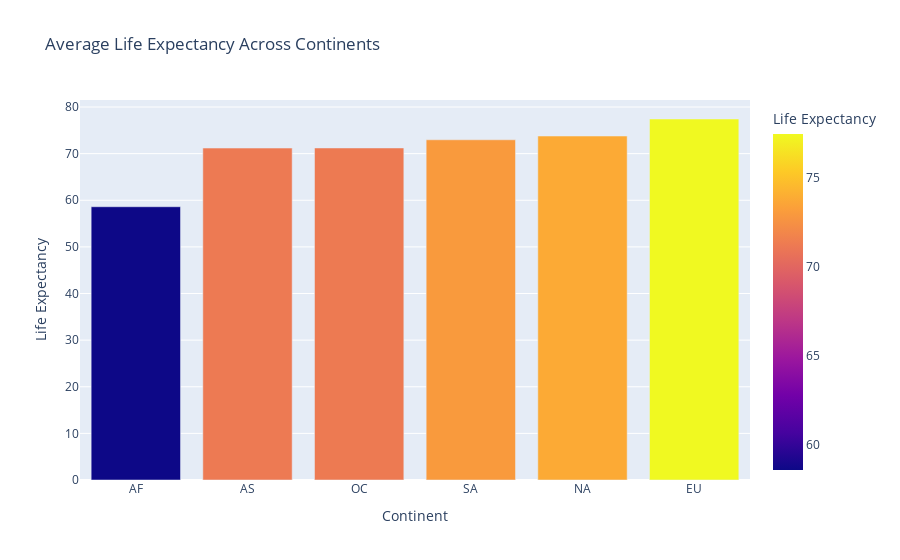
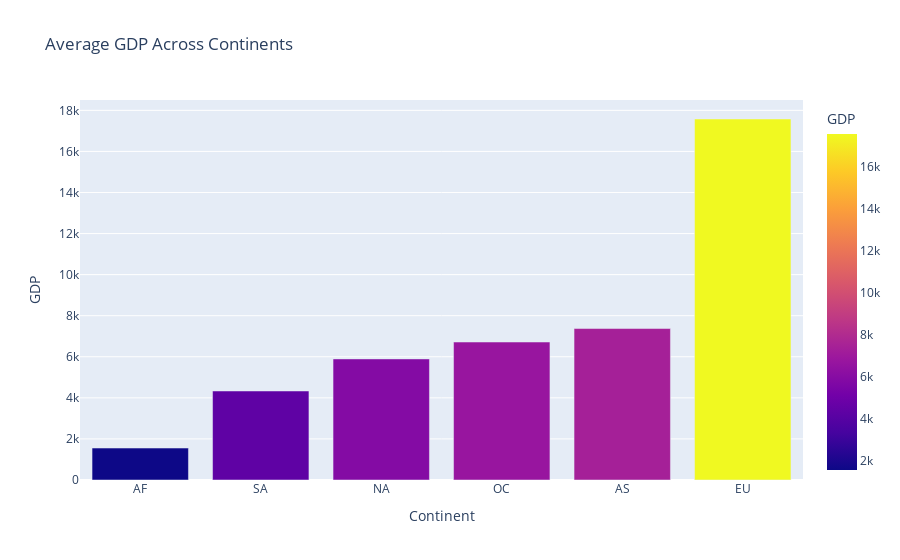
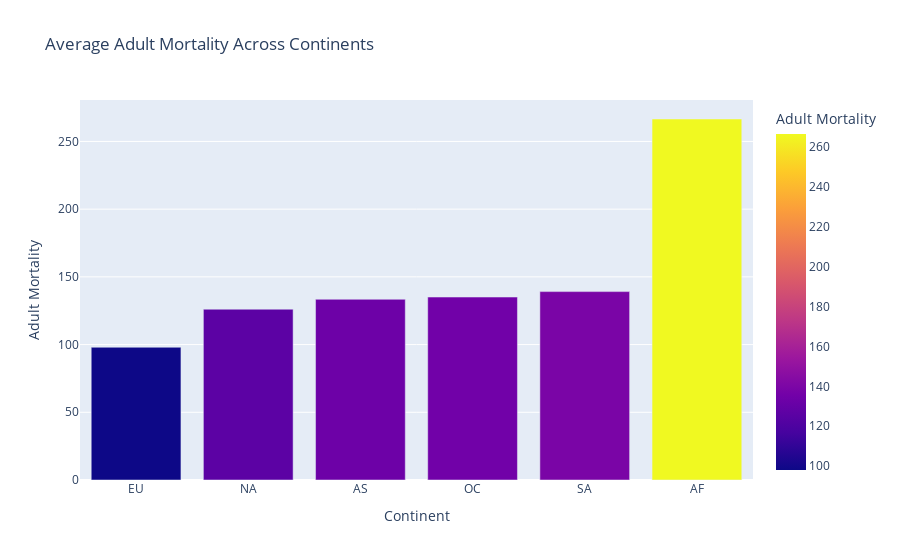
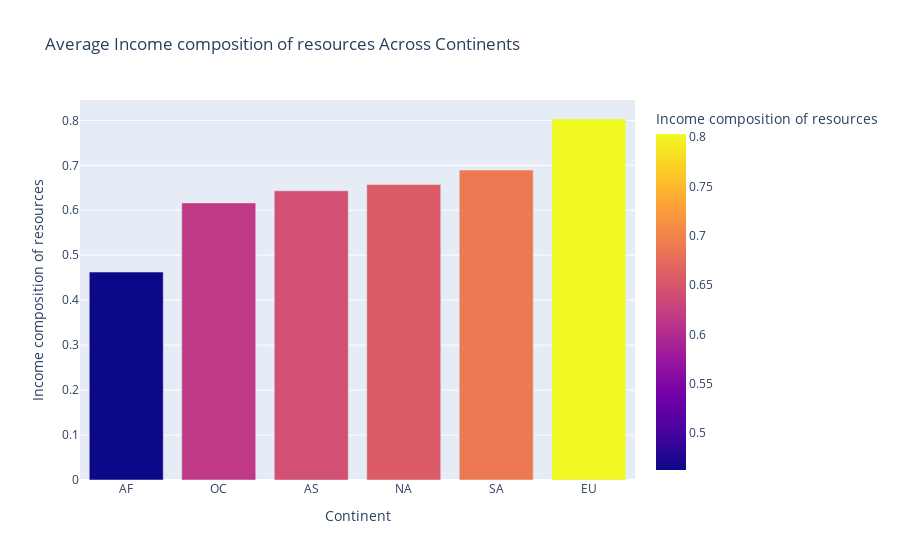

The cell these charts' notebook holds for them, in order:
### Code cell
# The function below will take a metric (e.g. GDP)
# and compare it across continents.
def BarGraph(metric):
  temp_dict = {}
  # The for loop below creates a dictionary where the keys are
  # the continients and the values are the mean metric of each continent.
  # If the metric passed is GDP, then the values
  # are the mean GDP for each continent.
  for cont in life_exp["Continent"].unique():
    temp_dict[cont] = life_exp[life_exp["Continent"] == cont][metric].mean()
  # Create a dataframe from the dictionary and formatting it.
  df = pd.DataFrame(temp_dict, index=[metric])
  df = df.transpose().reset_index()
  df = df.rename(columns={"index": "Continent"})
  df = df.sort_values(by=[metric])
  fig = px.bar(df, x="Continent", y=metric,
               color=metric,
               title="Average "+metric+' Across Continents')
  fig.show()


BarGraph("Life Expectancy")
BarGraph("GDP")
BarGraph("Adult Mortality")
BarGraph("Income composition of resources")
BarGraph("Schooling")

### Figure 1 — Plotly figure (JSON) as saved in the notebook; plotly's stock layout.template omitted (floating-point values rounded to 4 significant figures)
{"data": [{"alignmentgroup": "True", "hovertemplate": "Continent=%{x}<br>Life Expectancy=%{marker.color}<extra></extra>", "legendgroup": "", "marker": {"color": [58.61, 71.19, 71.21, 72.97, 73.78, 77.43], "coloraxis": "coloraxis", "pattern": {"shape": ""}}, "name": "", "offsetgroup": "", "orientation": "v", "showlegend": false, "textposition": "auto", "type": "bar", "x": ["AF", "AS", "OC", "SA", "NA", "EU"], "xaxis": "x", "y": [58.61, 71.19, 71.21, 72.97, 73.78, 77.43], "yaxis": "y"}], "layout": {"barmode": "relative", "coloraxis": {"colorbar": {"title": {"text": "Life Expectancy"}}, "colorscale": [[0, "#0d0887"], [0.1111, "#46039f"], [0.2222, "#7201a8"], [0.3333, "#9c179e"], [0.4444, "#bd3786"], [0.5556, "#d8576b"], [0.6667, "#ed7953"], [0.7778, "#fb9f3a"], [0.8889, "#fdca26"], [1, "#f0f921"]]}, "legend": {"tracegroupgap": 0}, "title": {"text": "Average Life Expectancy Across Continents"}, "xaxis": {"anchor": "y", "domain": [0, 1], "title": {"text": "Continent"}}, "yaxis": {"anchor": "x", "domain": [0, 1], "title": {"text": "Life Expectancy"}}}}

### Figure 2 — Plotly figure (JSON) as saved in the notebook; plotly's stock layout.template omitted (floating-point values rounded to 4 significant figures)
{"data": [{"alignmentgroup": "True", "hovertemplate": "Continent=%{x}<br>GDP=%{marker.color}<extra></extra>", "legendgroup": "", "marker": {"color": [1555.0, 4334.0, 5895.0, 6719.0, 7376.0, 17580.0], "coloraxis": "coloraxis", "pattern": {"shape": ""}}, "name": "", "offsetgroup": "", "orientation": "v", "showlegend": false, "textposition": "auto", "type": "bar", "x": ["AF", "SA", "NA", "OC", "AS", "EU"], "xaxis": "x", "y": [1555.0, 4334.0, 5895.0, 6719.0, 7376.0, 17580.0], "yaxis": "y"}], "layout": {"barmode": "relative", "coloraxis": {"colorbar": {"title": {"text": "GDP"}}, "colorscale": [[0, "#0d0887"], [0.1111, "#46039f"], [0.2222, "#7201a8"], [0.3333, "#9c179e"], [0.4444, "#bd3786"], [0.5556, "#d8576b"], [0.6667, "#ed7953"], [0.7778, "#fb9f3a"], [0.8889, "#fdca26"], [1, "#f0f921"]]}, "legend": {"tracegroupgap": 0}, "title": {"text": "Average GDP Across Continents"}, "xaxis": {"anchor": "y", "domain": [0, 1], "title": {"text": "Continent"}}, "yaxis": {"anchor": "x", "domain": [0, 1], "title": {"text": "GDP"}}}}

### Figure 3 — Plotly figure (JSON) as saved in the notebook; plotly's stock layout.template omitted (floating-point values rounded to 4 significant figures)
{"data": [{"alignmentgroup": "True", "hovertemplate": "Continent=%{x}<br>Adult Mortality=%{marker.color}<extra></extra>", "legendgroup": "", "marker": {"color": [98.01, 126.1, 133.4, 135.1, 139.1, 266.6], "coloraxis": "coloraxis", "pattern": {"shape": ""}}, "name": "", "offsetgroup": "", "orientation": "v", "showlegend": false, "textposition": "auto", "type": "bar", "x": ["EU", "NA", "AS", "OC", "SA", "AF"], "xaxis": "x", "y": [98.01, 126.1, 133.4, 135.1, 139.1, 266.6], "yaxis": "y"}], "layout": {"barmode": "relative", "coloraxis": {"colorbar": {"title": {"text": "Adult Mortality"}}, "colorscale": [[0, "#0d0887"], [0.1111, "#46039f"], [0.2222, "#7201a8"], [0.3333, "#9c179e"], [0.4444, "#bd3786"], [0.5556, "#d8576b"], [0.6667, "#ed7953"], [0.7778, "#fb9f3a"], [0.8889, "#fdca26"], [1, "#f0f921"]]}, "legend": {"tracegroupgap": 0}, "title": {"text": "Average Adult Mortality Across Continents"}, "xaxis": {"anchor": "y", "domain": [0, 1], "title": {"text": "Continent"}}, "yaxis": {"anchor": "x", "domain": [0, 1], "title": {"text": "Adult Mortality"}}}}

### Figure 4 — Plotly figure (JSON) as saved in the notebook; plotly's stock layout.template omitted (floating-point values rounded to 4 significant figures)
{"data": [{"alignmentgroup": "True", "hovertemplate": "Continent=%{x}<br>Income composition of resources=%{marker.color}<extra></extra>", "legendgroup": "", "marker": {"color": [0.4626, 0.6163, 0.6432, 0.6571, 0.6894, 0.803], "coloraxis": "coloraxis", "pattern": {"shape": ""}}, "name": "", "offsetgroup": "", "orientation": "v", "showlegend": false, "textposition": "auto", "type": "bar", "x": ["AF", "OC", "AS", "NA", "SA", "EU"], "xaxis": "x", "y": [0.4626, 0.6163, 0.6432, 0.6571, 0.6894, 0.803], "yaxis": "y"}], "layout": {"barmode": "relative", "coloraxis": {"colorbar": {"title": {"text": "Income composition of resources"}}, "colorscale": [[0, "#0d0887"], [0.1111, "#46039f"], [0.2222, "#7201a8"], [0.3333, "#9c179e"], [0.4444, "#bd3786"], [0.5556, "#d8576b"], [0.6667, "#ed7953"], [0.7778, "#fb9f3a"], [0.8889, "#fdca26"], [1, "#f0f921"]]}, "legend": {"tracegroupgap": 0}, "title": {"text": "Average Income composition of resources Across Continents"}, "xaxis": {"anchor": "y", "domain": [0, 1], "title": {"text": "Continent"}}, "yaxis": {"anchor": "x", "domain": [0, 1], "title": {"text": "Income composition of resources"}}}}
